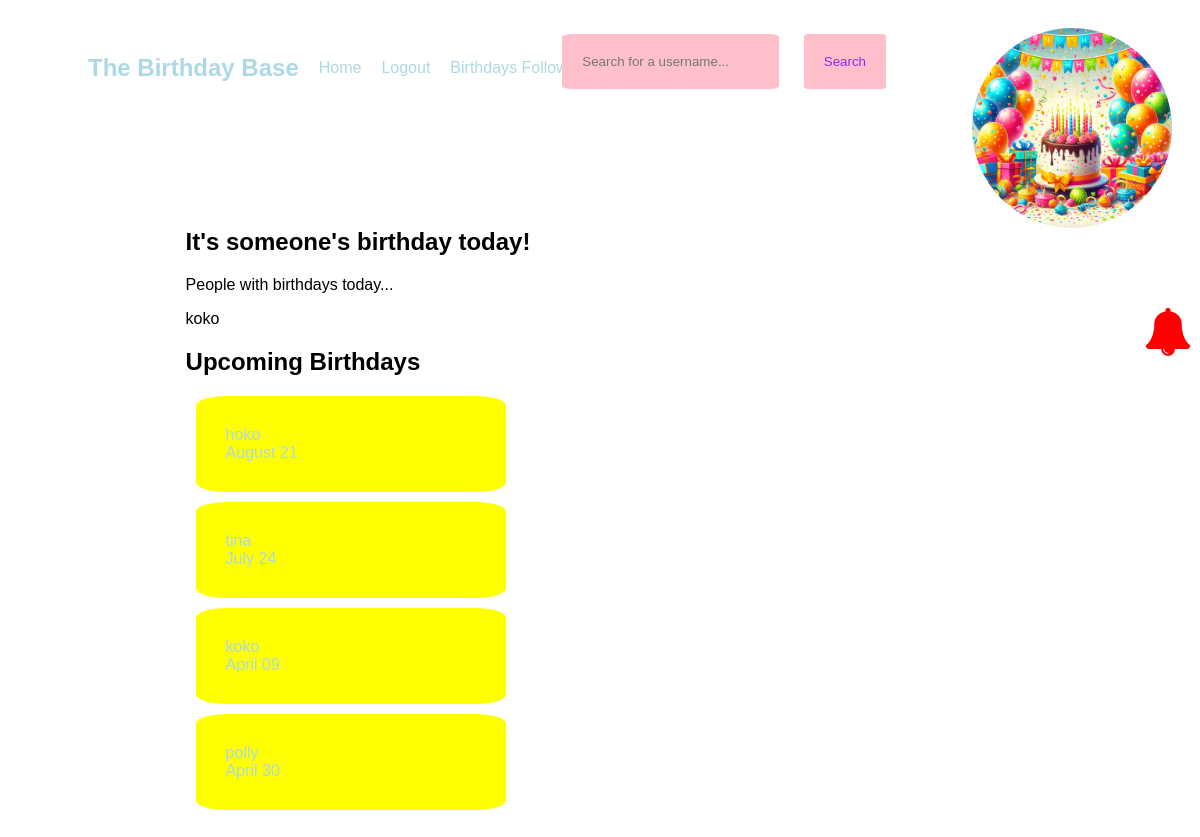
The app's page / (signed in) with its own data.
### app.py (models this page shows, shortened)
class User(db.Model, UserMixin):
    id = db.Column(db.Integer, primary_key=True)
    username = db.Column(db.String(20), nullable=False, unique=True)
    password = db.Column(db.String(80), nullable=False)
    first_name = db.Column(db.String(20), nullable=False)
    last_name = db.Column(db.String(80), nullable=True)
    birthday = db.Column(db.Date, nullable=False)
    profile_pic = db.Column(db.String(), default="default.jpg")
    followed = db.relationship(
        "Follow",
        foreign_keys=[Follow.follower_id],
        backref=db.backref("follower", lazy="joined"),
        lazy="dynamic",
        cascade="all, delete-orphan",
    )
    followers = db.relationship(
        "Follow",
        foreign_keys=[Follow.followed_id],
        backref=db.backref("followed", lazy="joined"),
        lazy="dynamic",
        cascade="all, delete-orphan",
    )
    postsender = db.relationship(
        "Post",
        backref=backref("postsender", uselist=False),
        foreign_keys=[Post.sender],
        lazy=True,
    )

### app.py (the view)
@app.route("/")
def home():
    todaybday = User.query.filter_by(birthday=date.today()).all()
    today = datetime.today()
    three_months_later = today + relativedelta(months=3)
    print('three_months_later ' + str(three_months_later))
    print('func.extract(\'month\', User.birthday) ' + str(func.extract('month', User.birthday)))
    print('today.month ' + str(today.month))
    print('three_months_later.month ' + str(three_months_later.month))
    upcoming = User.query.filter(
    and_(
        (func.extract('month', User.birthday) >= today.month),
        (func.extract('day', User.birthday) >= today.day),
        )
    )
    return render_template("home.html", today=todaybday, upcoming=upcoming)

### app.py (called while the page is built)
@login_manager.user_loader
def load_user(user_id):
    return User.query.get(int(user_id))

@app.context_processor
def base():
    def notifbday():
        if current_user.is_authenticated:
            user_id = flask_login.current_user.id
            today = datetime.now()
            one = today + relativedelta(months=1)
            print(one)
            birthdays_in_last_month = User.query.join(
                Follow, User.id == Follow.follower_id
            ).filter(
                and_(
                    (func.extract('month', User.birthday) >= today.month),
                    (func.extract('day', User.birthday) >= today.day),
                ),
                and_(
                    (func.extract('month', User.birthday) <= one.month),
                    (func.extract('day', User.birthday) <= one.day)
                )
            ).all()
            print(birthdays_in_last_month)
            return birthdays_in_last_month
    return dict(notif=notifbday)

### templates/home.html
{% extends 'base.html' %} {% block content %}
<section>
  {% if today|length >= 1 %}
  <h1>It's someone's birthday today!</h1>
  {% for t in today %}
  <p>People with birthdays today...</p>
  {{t.username}} {% endfor %} {% else %}
  <p>Bummer, there's no birthdays today...</p>
  {% endif %}
  <h2>Upcoming Birthdays</h2>
  {% for u in upcoming %}
  <div class="upcoming">
    <a href="{{ url_for('profile', username=u.username) }}">
      {{ u.username }}<br />
      {{ u.birthday.strftime('%B %d') }}
    </a>
  </div>
  {% endfor %}
</section>
 {% endblock %}

### static/css/all.css (style rules this page uses)
html { font-family: Impact, Haettenschweiler, "Arial Narrow Bold", sans-serif; margin: 0; }
a:link { text-decoration: none; color: lightblue; }
.upcoming { background-color: yellow; padding: 30px; border-radius: 10%; width: 250px; margin: 10px; }
section { margin-left: 15%; margin-top: 100px; margin-bottom: 100px; }

### records on screen
User: username "koko", birthday "April 09"
User: username "hoko", birthday "August 21"
User: username "tina", birthday "July 24"
User: username "polly", birthday "April 30"
